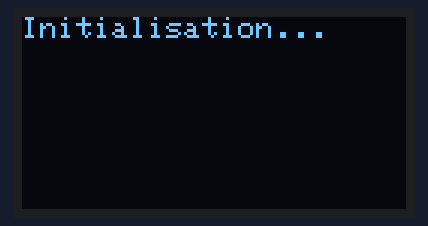
Bench run of a sketch on a simulated Arduino Uno, built with avr-gcc and run on an emulated ATmega328P. Shown: 128×64 one-colour display. Random numbers use the default seed unless the sketch sets one; what the sketch prints to the serial monitor is not drawn.

Above: at 0.1 s.
At 2.1 s:
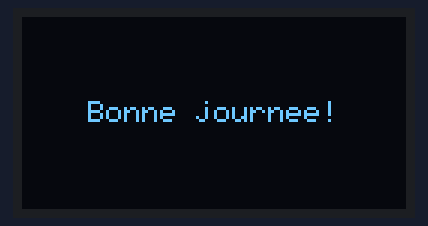
At 10.2 s:
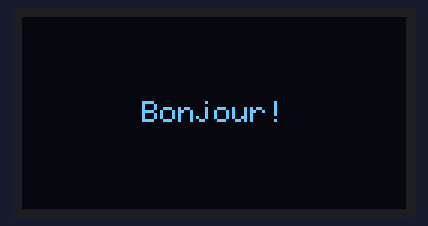
At 16.3 s:
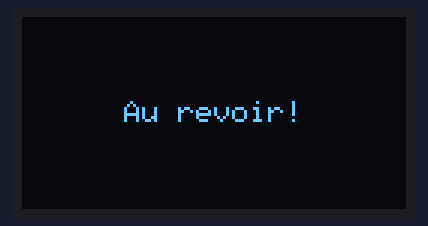
At 36.6 s:
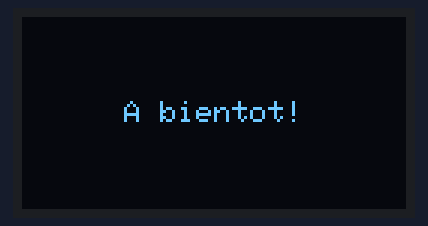

The sketch:

ecran_oled_messages.ino
```cpp
#include <Wire.h>
#include <Adafruit_GFX.h>
#include <Adafruit_SSD1306.h>

#define SCREEN_WIDTH 128
#define SCREEN_HEIGHT 64
#define OLED_RESET -1
#define SCREEN_ADDRESS 0x3C

Adafruit_SSD1306 display(SCREEN_WIDTH, SCREEN_HEIGHT, &Wire, OLED_RESET);

const char* messages[] = {
  "Bonjour!",
  "Comment allez-vous?",
  "Bonne journee!",
  "Au revoir!",
  "A bientot!"
};

const int nombreMessages = sizeof(messages) / sizeof(messages[0]);

void setup() {
  Serial.begin(9600);

  Serial.println("Initialisation de l'ecran OLED...");

  if(!display.begin(SSD1306_SWITCHCAPVCC, SCREEN_ADDRESS)) {
    Serial.println(F("Echec initialisation ecran OLED"));
    for(;;);
  }

  Serial.println("Ecran OLED initialise avec succes!");

  display.clearDisplay();
  display.setTextSize(1);
  display.setTextColor(SSD1306_WHITE);
  display.setCursor(0,0);
  display.println("Initialisation...");
  display.display();
  delay(2000);
}

void loop() {
  int messageIndex = random(nombreMessages);
  const char* message = messages[messageIndex];

  display.clearDisplay();
  display.setTextSize(1);
  display.setTextColor(SSD1306_WHITE);

  int16_t x1, y1;
  uint16_t w, h;
  display.getTextBounds(message, 0, 0, &x1, &y1, &w, &h);

  int x = (SCREEN_WIDTH - w) / 2;
  int y = (SCREEN_HEIGHT - h) / 2;

  display.setCursor(x, y);
  display.println(message);
  display.display();

  Serial.print("Message affiche: ");
  Serial.println(message);

  delay(2000);
} 
```

Measured:
- what the display in image 1 shows lasts 2.0 s, from 2.1 s to 4.1 s
- what the display in image 3 shows lasts 4.0 s, from 16.3 s to 20.3 s
